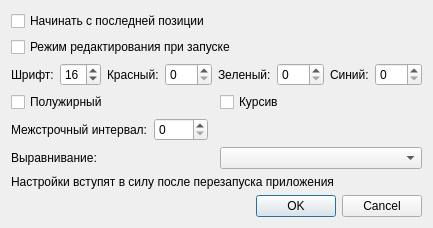
<?xml version="1.0" encoding="UTF-8"?>
<ui version="4.0">
 <class>SettingsDialog</class>
 <widget class="QDialog" name="SettingsDialog">
  <property name="geometry">
   <rect>
    <x>0</x>
    <y>0</y>
    <width>400</width>
    <height>215</height>
   </rect>
  </property>
  <property name="windowTitle">
   <string>Dialog</string>
  </property>
  <layout class="QVBoxLayout" name="verticalLayout">
   <item>
    <widget class="QCheckBox" name="startWithLastPos">
     <property name="text">
      <string>Начинать с последней позиции</string>
     </property>
    </widget>
   </item>
   <item>
    <widget class="QCheckBox" name="startEditingMode">
     <property name="text">
      <string>Режим редактирования при запуске</string>
     </property>
    </widget>
   </item>
   <item>
    <layout class="QHBoxLayout" name="horizontalLayout">
     <item>
      <widget class="QLabel" name="label">
       <property name="text">
        <string>Шрифт:</string>
       </property>
      </widget>
     </item>
     <item>
      <widget class="QSpinBox" name="fontSize">
       <property name="minimum">
        <number>8</number>
       </property>
       <property name="maximum">
        <number>72</number>
       </property>
       <property name="value">
        <number>16</number>
       </property>
      </widget>
     </item>
     <item>
      <widget class="QLabel" name="label_3">
       <property name="text">
        <string>Красный:</string>
       </property>
      </widget>
     </item>
     <item>
      <widget class="QSpinBox" name="fontRed">
       <property name="maximum">
        <number>255</number>
       </property>
      </widget>
     </item>
     <item>
      <widget class="QLabel" name="label_4">
       <property name="text">
        <string>Зеленый:</string>
       </property>
      </widget>
     </item>
     <item>
      <widget class="QSpinBox" name="fontGreen">
       <property name="maximum">
        <number>255</number>
       </property>
      </widget>
     </item>
     <item>
      <widget class="QLabel" name="label_5">
       <property name="text">
        <string>Синий:</string>
       </property>
      </widget>
     </item>
     <item>
      <widget class="QSpinBox" name="fontBlue">
       <property name="maximum">
        <number>255</number>
       </property>
      </widget>
     </item>
     <item>
      <spacer name="horizontalSpacer">
       <property name="orientation">
        <enum>Qt::Horizontal</enum>
       </property>
       <property name="sizeHint" stdset="0">
        <size>
         <width>40</width>
         <height>20</height>
        </size>
       </property>
      </spacer>
     </item>
    </layout>
   </item>
   <item>
    <layout class="QHBoxLayout" name="horizontalLayout_2">
     <item>
      <widget class="QCheckBox" name="bold">
       <property name="text">
        <string>Полужирный</string>
       </property>
      </widget>
     </item>
     <item>
      <widget class="QCheckBox" name="italic">
       <property name="text">
        <string>Курсив</string>
       </property>
      </widget>
     </item>
    </layout>
   </item>
   <item>
    <layout class="QHBoxLayout" name="horizontalLayout_3">
     <item>
      <widget class="QLabel" name="label_6">
       <property name="text">
        <string>Межстрочный интервал:</string>
       </property>
      </widget>
     </item>
     <item>
      <widget class="QSpinBox" name="lineInterval">
       <property name="maximum">
        <number>1000</number>
       </property>
      </widget>
     </item>
     <item>
      <spacer name="horizontalSpacer_2">
       <property name="orientation">
        <enum>Qt::Horizontal</enum>
       </property>
       <property name="sizeHint" stdset="0">
        <size>
         <width>40</width>
         <height>20</height>
        </size>
       </property>
      </spacer>
     </item>
    </layout>
   </item>
   <item>
    <layout class="QHBoxLayout" name="horizontalLayout_4">
     <item>
      <widget class="QLabel" name="label_7">
       <property name="text">
        <string>Выравнивание:</string>
       </property>
      </widget>
     </item>
     <item>
      <widget class="QComboBox" name="alignment"/>
     </item>
    </layout>
   </item>
   <item>
    <widget class="QLabel" name="label_2">
     <property name="text">
      <string>Настройки вступят в силу после перезапуска приложения</string>
     </property>
    </widget>
   </item>
   <item>
    <widget class="QDialogButtonBox" name="buttonBox">
     <property name="orientation">
      <enum>Qt::Horizontal</enum>
     </property>
     <property name="standardButtons">
      <set>QDialogButtonBox::Cancel|QDialogButtonBox::Ok</set>
     </property>
    </widget>
   </item>
  </layout>
 </widget>
 <resources/>
 <connections>
  <connection>
   <sender>buttonBox</sender>
   <signal>accepted()</signal>
   <receiver>SettingsDialog</receiver>
   <slot>accept()</slot>
   <hints>
    <hint type="sourcelabel">
     <x>248</x>
     <y>254</y>
    </hint>
    <hint type="destinationlabel">
     <x>157</x>
     <y>274</y>
    </hint>
   </hints>
  </connection>
  <connection>
   <sender>buttonBox</sender>
   <signal>rejected()</signal>
   <receiver>SettingsDialog</receiver>
   <slot>reject()</slot>
   <hints>
    <hint type="sourcelabel">
     <x>316</x>
     <y>260</y>
    </hint>
    <hint type="destinationlabel">
     <x>286</x>
     <y>274</y>
    </hint>
   </hints>
  </connection>
 </connections>
</ui>
